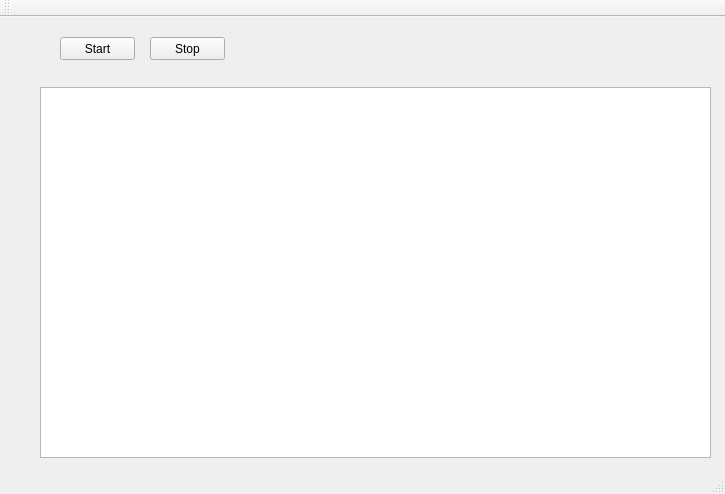
<?xml version="1.0" encoding="UTF-8"?>
<ui version="4.0">
 <class>MainWindow</class>
 <widget class="QMainWindow" name="MainWindow">
  <property name="geometry">
   <rect>
    <x>0</x>
    <y>0</y>
    <width>725</width>
    <height>494</height>
   </rect>
  </property>
  <property name="windowTitle">
   <string>MainWindow</string>
  </property>
  <widget class="QWidget" name="centralWidget">
   <widget class="QPushButton" name="pushButton">
    <property name="geometry">
     <rect>
      <x>60</x>
      <y>20</y>
      <width>75</width>
      <height>23</height>
     </rect>
    </property>
    <property name="text">
     <string>Start</string>
    </property>
   </widget>
   <widget class="QPushButton" name="pushButton_2">
    <property name="geometry">
     <rect>
      <x>150</x>
      <y>20</y>
      <width>75</width>
      <height>23</height>
     </rect>
    </property>
    <property name="text">
     <string>Stop</string>
    </property>
   </widget>
   <widget class="QPlainTextEdit" name="edtLog">
    <property name="geometry">
     <rect>
      <x>40</x>
      <y>70</y>
      <width>671</width>
      <height>371</height>
     </rect>
    </property>
   </widget>
  </widget>
  <widget class="QMenuBar" name="menuBar">
   <property name="geometry">
    <rect>
     <x>0</x>
     <y>0</y>
     <width>725</width>
     <height>19</height>
    </rect>
   </property>
  </widget>
  <widget class="QToolBar" name="mainToolBar">
   <attribute name="toolBarArea">
    <enum>TopToolBarArea</enum>
   </attribute>
   <attribute name="toolBarBreak">
    <bool>false</bool>
   </attribute>
  </widget>
  <widget class="QStatusBar" name="statusBar"/>
 </widget>
 <layoutdefault spacing="6" margin="11"/>
 <resources/>
 <connections/>
</ui>
